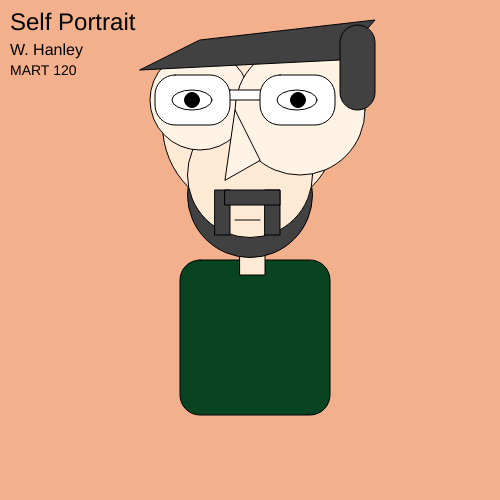
Frame 1 (no input)
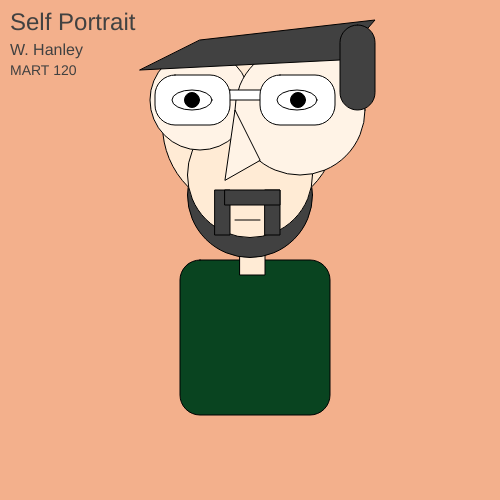
Frame 60 (no input)
Frame 120 (the mouse pressed at the canvas centre since frame 60): identical to frame 60, image omitted

The p5.js sketch that drew these frames (run headless with seeded random() and noise() and a simulated clock; from frame 60 on, the mouse is pressed at the canvas centre):

// p5.js sketch
// ── sketch.js
function setup()
{
    createCanvas(500,500);
}

function draw()
{
    background(243,176,140);
    textSize(24)
    text("Self Portrait", 10,30)
    textSize(16)
    text("W. Hanley", 10,55);
    textSize(14)
    text("MART 120", 10,75);

    //shirt
    fill(9,68,32)
    rect(180, 260, 150, 155, 20);
  
    //neck
    fill(255,235,213);
    rect(240, 220, 25, 55);

    //beard
    fill(65);
    circle(250,195,125);
  
    //face
    fill(255,235,213);
    circle(250,125,175);
    circle(250,175,125);
    fill(255,243,230);
    circle(200,100,100);
    circle(300,110,130);
    triangle(225, 180, 235, 110, 260, 160);

    //glasses+eyes
    fill(255)
    rect(225, 90, 40, 10, 20);
    rect(155, 75, 75, 50, 20);
    rect(260, 75, 75, 50, 20);
    ellipse(192, 100, 40, 20);
    ellipse(297, 100, 40, 20);
    fill(0)
    circle(298,100,15);
    circle(192,100,15);
  
    //beard+hair+mouth
    fill(65)
    quad(200, 40, 375, 20, 340, 60, 140, 70);
    rect(340, 25, 35, 85, 20);
    rect(215, 190, 15, 45);
    rect(265, 190, 15, 45);
    rect(225, 190, 55, 15);
    line(235, 220, 260, 220);
}
